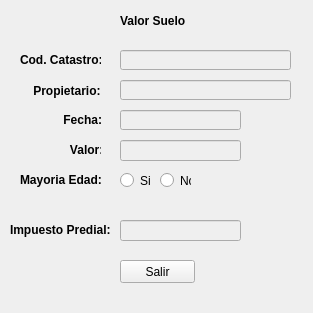
<?xml version="1.0" encoding="UTF-8"?>
<ui version="4.0">
 <class>MainWindow</class>
 <widget class="QMainWindow" name="MainWindow">
  <property name="geometry">
   <rect>
    <x>0</x>
    <y>0</y>
    <width>313</width>
    <height>313</height>
   </rect>
  </property>
  <property name="maximumSize">
   <size>
    <width>313</width>
    <height>313</height>
   </size>
  </property>
  <property name="windowTitle">
   <string>Valor Suelo</string>
  </property>
  <widget class="QWidget" name="centralwidget">
   <property name="maximumSize">
    <size>
     <width>313</width>
     <height>317</height>
    </size>
   </property>
   <widget class="QLabel" name="label">
    <property name="geometry">
     <rect>
      <x>120</x>
      <y>10</y>
      <width>71</width>
      <height>21</height>
     </rect>
    </property>
    <property name="font">
     <font>
      <weight>75</weight>
      <bold>true</bold>
     </font>
    </property>
    <property name="text">
     <string>Valor Suelo</string>
    </property>
   </widget>
   <widget class="QLabel" name="label_2">
    <property name="geometry">
     <rect>
      <x>20</x>
      <y>50</y>
      <width>81</width>
      <height>20</height>
     </rect>
    </property>
    <property name="font">
     <font>
      <weight>75</weight>
      <bold>true</bold>
     </font>
    </property>
    <property name="text">
     <string>Cod. Catastro:</string>
    </property>
   </widget>
   <widget class="QLabel" name="label_3">
    <property name="geometry">
     <rect>
      <x>30</x>
      <y>81</y>
      <width>71</width>
      <height>20</height>
     </rect>
    </property>
    <property name="font">
     <font>
      <weight>75</weight>
      <bold>true</bold>
     </font>
    </property>
    <property name="text">
     <string> Propietario:</string>
    </property>
   </widget>
   <widget class="QLabel" name="label_4">
    <property name="geometry">
     <rect>
      <x>60</x>
      <y>110</y>
      <width>41</width>
      <height>20</height>
     </rect>
    </property>
    <property name="font">
     <font>
      <weight>75</weight>
      <bold>true</bold>
     </font>
    </property>
    <property name="text">
     <string> Fecha:</string>
    </property>
   </widget>
   <widget class="QLabel" name="label_5">
    <property name="geometry">
     <rect>
      <x>60</x>
      <y>140</y>
      <width>41</width>
      <height>20</height>
     </rect>
    </property>
    <property name="font">
     <font>
      <weight>75</weight>
      <bold>true</bold>
     </font>
    </property>
    <property name="text">
     <string>   Valor:</string>
    </property>
   </widget>
   <widget class="QLineEdit" name="txtPropietario">
    <property name="enabled">
     <bool>false</bool>
    </property>
    <property name="geometry">
     <rect>
      <x>120</x>
      <y>80</y>
      <width>171</width>
      <height>20</height>
     </rect>
    </property>
   </widget>
   <widget class="QLineEdit" name="txtCodigo">
    <property name="enabled">
     <bool>false</bool>
    </property>
    <property name="geometry">
     <rect>
      <x>120</x>
      <y>50</y>
      <width>171</width>
      <height>20</height>
     </rect>
    </property>
   </widget>
   <widget class="QLineEdit" name="txtFecha">
    <property name="enabled">
     <bool>false</bool>
    </property>
    <property name="geometry">
     <rect>
      <x>120</x>
      <y>110</y>
      <width>121</width>
      <height>20</height>
     </rect>
    </property>
   </widget>
   <widget class="QLineEdit" name="txtValor">
    <property name="enabled">
     <bool>false</bool>
    </property>
    <property name="geometry">
     <rect>
      <x>120</x>
      <y>140</y>
      <width>121</width>
      <height>21</height>
     </rect>
    </property>
   </widget>
   <widget class="QPushButton" name="btnCancelar">
    <property name="geometry">
     <rect>
      <x>120</x>
      <y>260</y>
      <width>75</width>
      <height>23</height>
     </rect>
    </property>
    <property name="text">
     <string>Salir</string>
    </property>
   </widget>
   <widget class="QRadioButton" name="rdbSi">
    <property name="geometry">
     <rect>
      <x>120</x>
      <y>170</y>
      <width>31</width>
      <height>21</height>
     </rect>
    </property>
    <property name="text">
     <string>Si</string>
    </property>
   </widget>
   <widget class="QRadioButton" name="rdbNo">
    <property name="geometry">
     <rect>
      <x>160</x>
      <y>170</y>
      <width>31</width>
      <height>21</height>
     </rect>
    </property>
    <property name="text">
     <string>No</string>
    </property>
   </widget>
   <widget class="QLabel" name="label_6">
    <property name="geometry">
     <rect>
      <x>20</x>
      <y>170</y>
      <width>81</width>
      <height>20</height>
     </rect>
    </property>
    <property name="font">
     <font>
      <weight>75</weight>
      <bold>true</bold>
     </font>
    </property>
    <property name="text">
     <string>Mayoria Edad:</string>
    </property>
   </widget>
   <widget class="QLineEdit" name="txtPredial">
    <property name="enabled">
     <bool>false</bool>
    </property>
    <property name="geometry">
     <rect>
      <x>120</x>
      <y>220</y>
      <width>121</width>
      <height>21</height>
     </rect>
    </property>
   </widget>
   <widget class="QLabel" name="label_7">
    <property name="geometry">
     <rect>
      <x>10</x>
      <y>220</y>
      <width>101</width>
      <height>20</height>
     </rect>
    </property>
    <property name="font">
     <font>
      <weight>75</weight>
      <bold>true</bold>
     </font>
    </property>
    <property name="text">
     <string>Impuesto Predial:</string>
    </property>
   </widget>
  </widget>
 </widget>
 <resources/>
 <connections/>
</ui>
